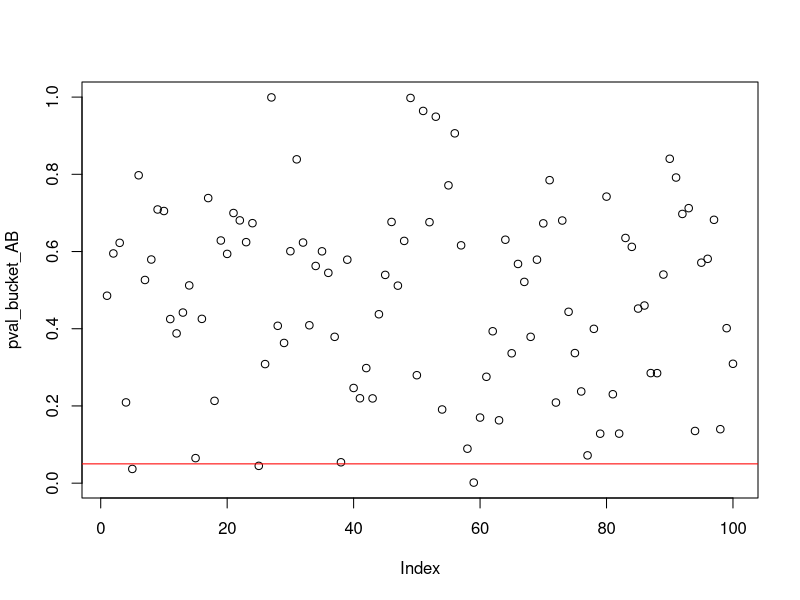
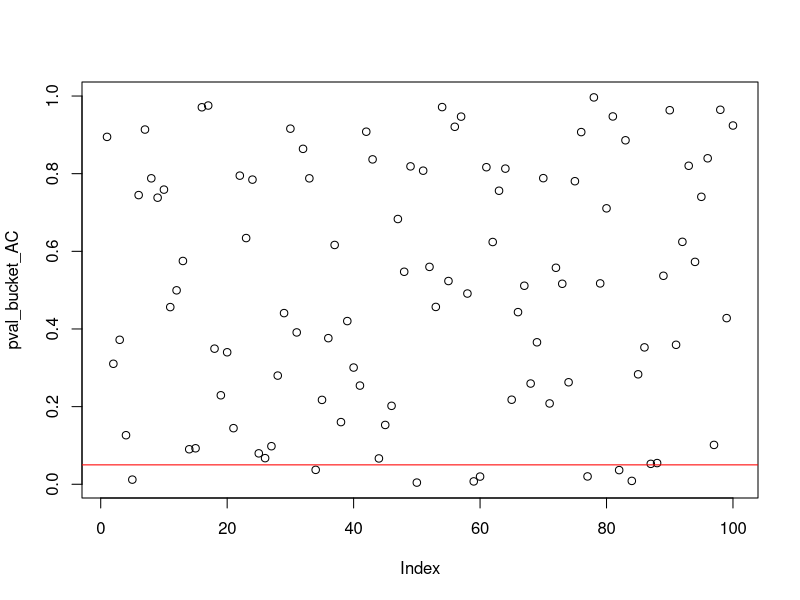
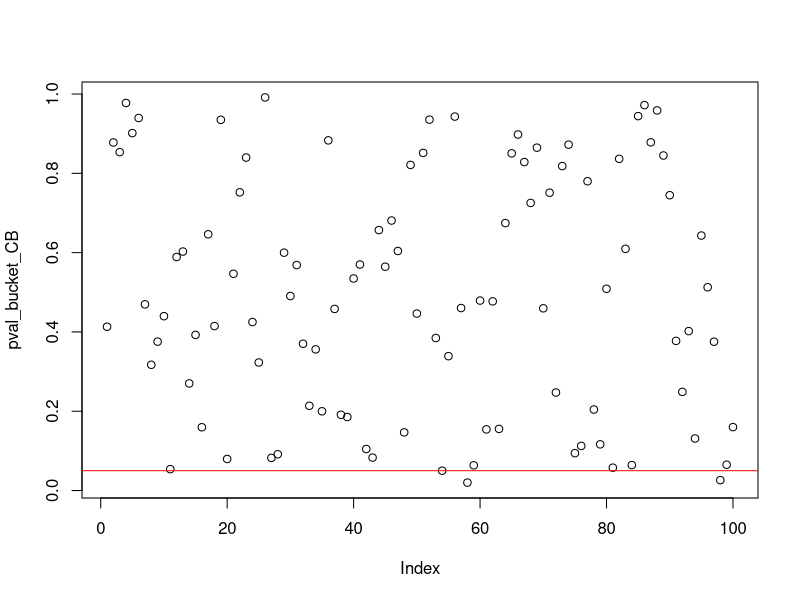

Generate these figures, in order, with R:


## Larry's p-value idea:
pval_bucket_AB <- 0
pval_bucket_AC <- 0
pval_bucket_CB <- 0


N <- 100
n_a <- 20
n_b <- 20
n_c <- 10000

for(i in 1:N)
{
  A <- rnorm(n = n_a, mean = 2, sd = 0.5)
  B <- rnorm(n = n_b, mean = 2, sd = 0.5)
  
  pval_bucket_AB[i] <- t.test(x = A, y = B)$p.value
  
  C <- rnorm(n = n_c, mean = 2, sd = 0.1)
  
  pval_bucket_AC[i] <- t.test(x = A, y = C)$p.value
  pval_bucket_CB[i] <- t.test(x = C, y = B)$p.value
  
  
}


plot(pval_bucket_AB)
abline(h = 0.05, col = 'red')
sum(pval_bucket_AB < 0.05)/N

plot(pval_bucket_AC)
abline(h = 0.05, col = 'red')
sum(pval_bucket_AC < 0.05)/N

plot(pval_bucket_CB)
abline(h = 0.05, col = 'red')
sum(pval_bucket_CB < 0.05)/N


## A representative figure:
# value <- c(A,B,C)
# 
# group <- as.factor(
#            c(rep('A', n_a),
#            rep('B', n_b),
#            rep('C', n_c)))
# 
# #levels(group) <- c('A', 'C', 'B')
# mydata <- data.frame(value, group)
# 
# 
# ggplot(data = mydata) +
#   aes(x = group, y = value, col = group) +
#   geom_boxplot() +
#   geom_jitter(width = 0.1) #+
#   scale_color_viridis_c() 
# 





## WOW! Larry's argument does not work.  
## Even with 1 million, it does not detect
